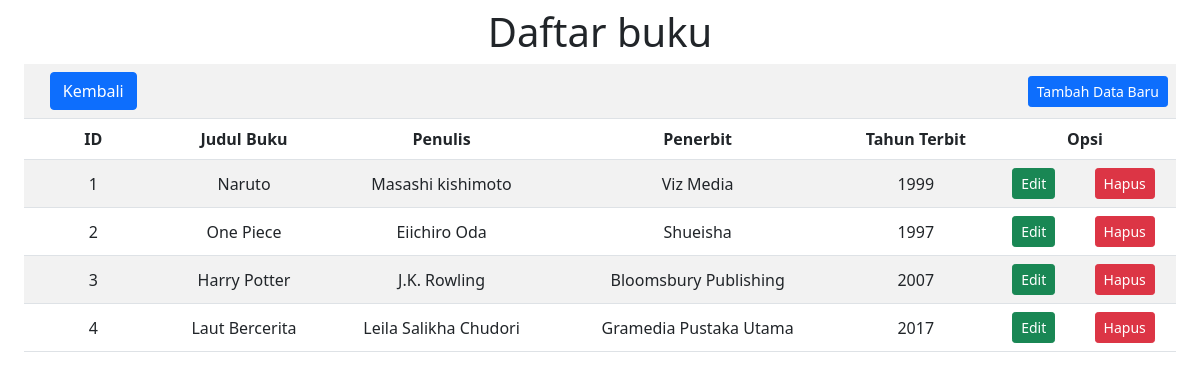
The page /Buku.php on the database its author committed.
### tables this page shows
CREATE TABLE `buku` (
  `id_buku` int(11) NOT NULL,
  `judul_buku` varchar(500) DEFAULT NULL,
  `penulis` varchar(500) DEFAULT NULL,
  `penerbit` varchar(250) DEFAULT NULL,
  `tahun_terbit` int(11) DEFAULT NULL
);

### Model.php (called while the page is built, shortened)
<?php
function selectalldata($table)
{
  $select = "SELECT * FROM $table";
  $select1 = mysqli_query($GLOBALS['connect'], $select);
  return $select1;
}

### Buku.php (the view, shortened to what this page needs)
<?php
require "Model.php";
?>
<!doctype html>
<html lang="en">
<head>
  <link href="https://cdn.jsdelivr.net/npm/bootstrap@5.1.3/dist/css/bootstrap.min.css" rel="stylesheet">
</head>
<body>
  <h1 class="mt-2">Daftar buku</h1>
  <div class="table-responsive mx-4">
    <table class="table table-striped align-middle">
      <tr>
        <td><a href="index.php"><button type="button" class="btn btn-primary">Kembali</button></a></td>
        <td colspan=6><a href="FormBuku.php"><button type="button" class="btn btn-primary float-end btn-sm">Tambah Data Baru</button></a></td>
      </tr>
      <tr>
        <th>ID</th>
        <th>Judul Buku</th>
        <th>Penulis</th>
        <th>Penerbit</th>
        <th>Tahun Terbit</th>
        <th colspan="2">Opsi</th>
      </tr>
      <?php
      $result = selectalldata("buku");
      while ($data = mysqli_fetch_array($result)) { ?>
        <tr>
          <td><?php echo $data['id_buku'] ?></td>
          <td><?php echo $data['judul_buku'] ?></td>
          <td><?php echo $data['penulis'] ?></td>
          <td><?php echo $data['penerbit'] ?></td>
          <td><?php echo $data['tahun_terbit'] ?></td>
          <td style="text-align: center;"><a href="FormBuku.php?id_buku=<?php echo $data['id_buku']; ?>"><button class="btn btn-success btn-sm">Edit</button></a></td>
          <td style="text-align: center;"><a href="Buku.php?id_buku=<?php echo $data['id_buku']; ?>" onclick="return confirm('Hapus data?')"><button class="btn btn-danger btn-sm">Hapus</button></a></td>
        </tr>
      <?php } ?>
    </table>
  </div>
</body>
</html>

### Buku.php (style rules this page uses)
h1, table { text-align: center; }

### rows shown on the page
buku: id_buku "1", judul_buku "Naruto", penulis "Masashi kishimoto", penerbit "Viz Media", tahun_terbit "1999"
buku: id_buku "2", judul_buku "One Piece", penulis "Eiichiro Oda", penerbit "Shueisha", tahun_terbit "1997"
buku: id_buku "3", judul_buku "Harry Potter", penulis "J.K. Rowling", penerbit "Bloomsbury Publishing", tahun_terbit "2007"
buku: id_buku "4", judul_buku "Laut Bercerita", penulis "Leila Salikha Chudori", penerbit "Gramedia Pustaka Utama", tahun_terbit "2017"
